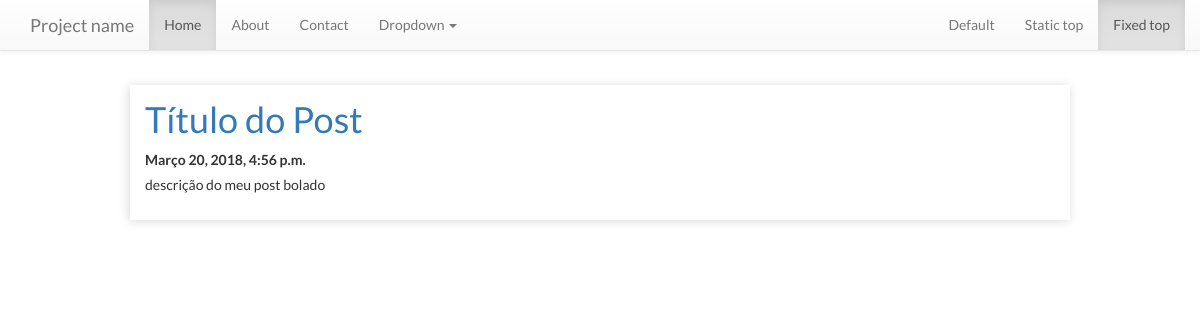
Before: / with the older database file.
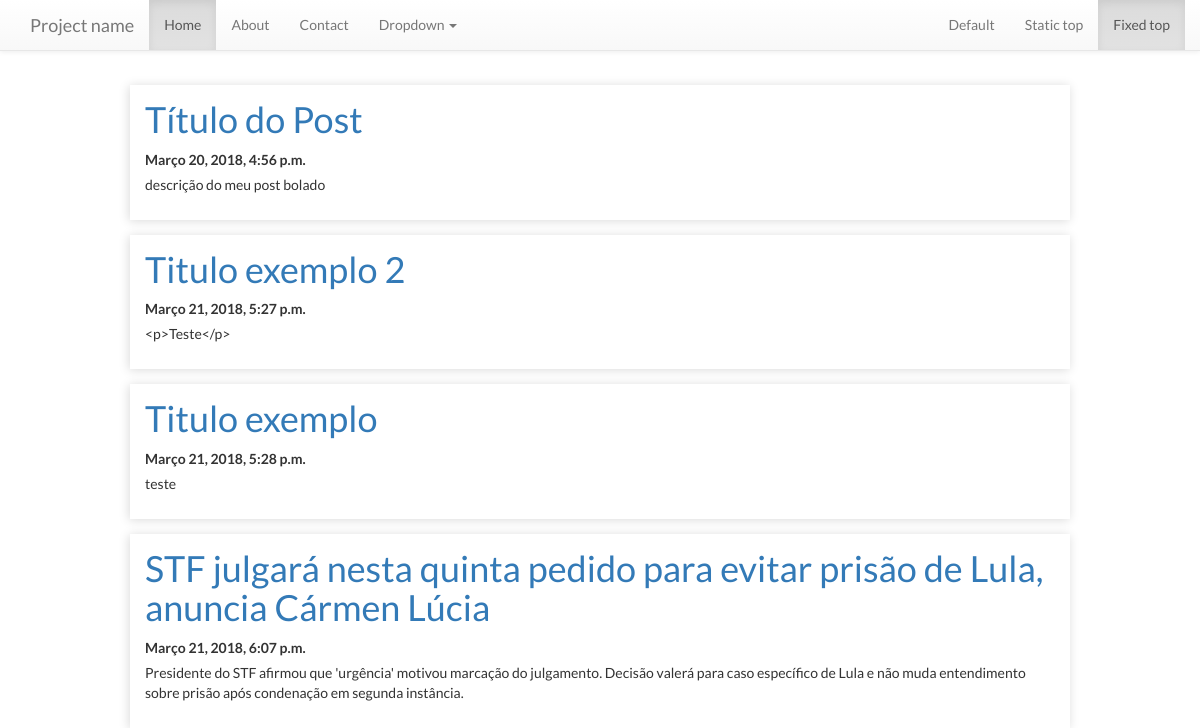
After: the same page with the newer database file.
### app/models.py (models this page shows, shortened)
class Post(models.Model):
    author = models.ForeignKey('auth.User', on_delete=models.CASCADE)
    title = models.CharField(max_length=200)
    text = models.TextField()
    created_date = models.DateTimeField(default=timezone.now)
    published_date = models.DateTimeField(
            blank=True, null=True)

### app/views.py (the view)
# urls.py: url(r'^$', views.post_list, name='post_list'),
def post_list(request):
    posts = Post.objects.filter(published_date__lte=timezone.now()).order_by('published_date')
    return render(request, 'blog/post_list.html', {'posts': posts})

### app/templates/blog/post_list.html
{% extends 'blog/layout.html' %}
{% block content %}
    <div class="center">
        <ul class="list-posts">
            {% for post in posts %}
                <li>
                    <h1 class="title">
                        <a href="{% url 'post_detail' pk=post.pk %}">{{ post.title }}</a>
                    </h1>
                    <div class="date">{{ post.published_date }}</div>
                    <div class="block-text">
                        <p>{{ post.text|linebreaksbr }}</p>
                    </div>
                </li>
            {% endfor %}
        </ul>
    </div>
{% endblock %}

### app/templates/blog/layout.html (shortened to what this page needs)
{% load staticfiles %}
<html>
    <head>
        <link rel="stylesheet" href="{%static 'css/style.css' %}">
        <link rel="stylesheet" href="//maxcdn.bootstrapcdn.com/bootstrap/3.2.0/css/bootstrap.min.css">
        <link rel="stylesheet" href="//maxcdn.bootstrapcdn.com/bootstrap/3.2.0/css/bootstrap-theme.min.css">
    </head>
    <nav class="navbar navbar-default navbar-fixed-top">
        <div class="container">
            <div class="navbar-header">
            <a class="navbar-brand" href="#">Project name</a>
            </div>
            <div id="navbar" class="navbar-collapse collapse">
            <ul class="nav navbar-nav">
                <li class="active"><a href="#">Home</a></li>
                <li><a href="#about">About</a></li>
                <li><a href="#contact">Contact</a></li>
                <li class="dropdown">
                <a href="#" class="dropdown-toggle" data-toggle="dropdown" role="button" aria-haspopup="true" aria-expanded="false">Dropdown <span class="caret"></span></a>
                </li>
            </ul>
            <ul class="nav navbar-nav navbar-right">
                <li><a href="../navbar/">Default</a></li>
                <li><a href="../navbar-static-top/">Static top</a></li>
                <li class="active"><a href="./">Fixed top <span class="sr-only">(current)</span></a></li>
            </ul>
            </div>
        </div>
    </nav>
    <body>
        {% block content %}
        {% endblock %}
    </body>
</html>

### app/static/css/style.css (style rules this page uses)
body, html { font-family: 'Lato', sans-serif !important; }
body { padding-top: 70px; }
.center { max-width: 940px; margin: 0 auto; display: block; position: relative; }
.list-posts { padding: 0; }
.list-posts li { padding: 0; list-style: none; padding: 15px; box-shadow: -1px 1px 10px rgba(0, 0, 0, 0.15); margin: 15px 0; }
.list-posts li .title { color: rgb(75, 154, 173); margin: 0 0 10px; }
.list-posts li .date { font-weight: bold; margin: 5px 0; display: block; }

Changed rows visible on the page:
added Post: title "Titulo exemplo 2", published_date "Março 21, 2018, 5:27 p.m.", text "<p>Teste</p>"
added Post: title "Titulo exemplo", published_date "Março 21, 2018, 5:28 p.m.", text "teste"
added Post: title "STF julgará nesta quinta pedido para evitar prisão de Lula, anuncia Cármen Lúcia", published_date "Março 21, 2018, 6:07 p.m.", text "Presidente do STF afirmou que 'urgência' motivou marcação do julgamento. Decisão valerá para caso específico de Lula e não muda entendimento sobre prisão após condenação em segunda instância."
